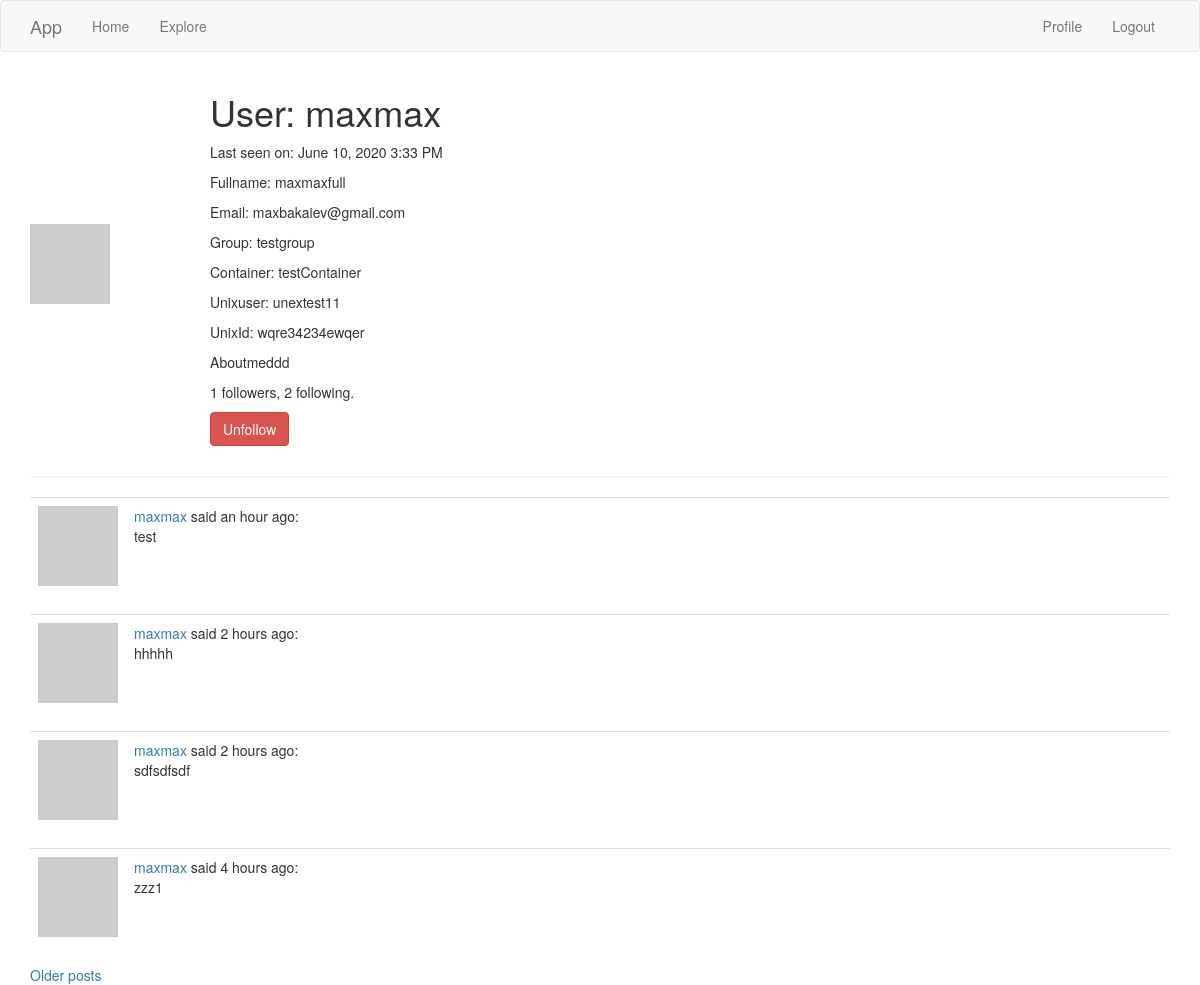
The app's page /user/maxmax (signed in) with its own data.
### app/models.py (models this page shows, shortened)
class User(UserMixin, db.Model):
    id = db.Column(db.Integer, primary_key=True)
    username = db.Column(db.String(64), index=True, unique=True)
    fullname = db.Column(db.String(120))
    email = db.Column(db.String(120), index=True, unique=True)
    password_hash = db.Column(db.String(128))
    posts = db.relationship('Post', backref='author', lazy='dynamic')
    about_me = db.Column(db.String(140))
    group = db.Column(db.String(120))
    unixuser = db.Column(db.String(120))
    unixid = db.Column(db.String(120))
    container = db.Column(db.String(120))
    last_seen = db.Column(db.DateTime, default=datetime.utcnow)
    followed = db.relationship(
        'User', secondary=followers,
        primaryjoin=(followers.c.follower_id == id),
        secondaryjoin=(followers.c.followed_id == id),
        backref=db.backref('followers', lazy='dynamic'), lazy='dynamic')
    def avatar(self, size):
        digest = md5(self.email.lower().encode('utf-8')).hexdigest()
        return 'https://www.gravatar.com/avatar/{}?d=identicon&s={}'.format(
            digest, size)
    def is_following(self, user):
        return self.followed.filter(
            followers.c.followed_id == user.id).count() > 0

class Post(db.Model):
    id = db.Column(db.Integer, primary_key=True)
    body = db.Column(db.String(140))
    timestamp = db.Column(db.DateTime, index=True, default=datetime.utcnow)
    user_id = db.Column(db.Integer, db.ForeignKey('user.id'))
    language = db.Column(db.String(5))

### app/main/routes.py (the view)
@bp.route('/user/<username>')
@login_required
def user(username):
    user = User.query.filter_by(username=username).first_or_404()
    page = request.args.get('page', 1, type=int)
    posts = user.posts.order_by(Post.timestamp.desc()).paginate(
        page, 4, False)
    next_url = url_for('main.user', username=user.username,
                       page=posts.next_num) if posts.has_next else None
    prev_url = url_for('main.user', username=user.username,
                       page=posts.prev_num) if posts.has_prev else None
    form = EmptyForm()
    return render_template('user.html', user=user, posts=posts.items,
                           next_url=next_url, prev_url=prev_url, form=form)

### app/main/forms.py
class EmptyForm(FlaskForm):
    submit = SubmitField('Submit')

### app/main/routes.py (called while the page is built)
@bp.before_app_request
def before_request():
    if current_user.is_authenticated:
        current_user.last_seen = datetime.utcnow()
        db.session.commit()
    g.locale = str(get_locale())

### app/models.py (called while the page is built)
@login.user_loader
def load_user(id):
    return User.query.get(int(id))

### app/templates/user.html (shortened to what this page needs)
{% extends "base.html" %}
{% block app_content %}
  <table>
      <tr>
          <td width="180px"><img src="{{ user.avatar(128) }}"></td>
          <td>
              <h1>User: {{ user.username }}</h1>
              {% if user.last_seen %}
              <p>Last seen on: {{ moment(user.last_seen).format('LLL') }}</p>
              {% endif %}
              {% if user.fullname %}<p>Fullname: {{ user.fullname }}</p>{% endif %}
              {% if user.email %}<p>Email: {{ user.email }}</p>{% endif %}
              {% if user.group %}<p>Group: {{ user.group }}</p>{% endif %}
              {% if user.container %}<p>Container: {{ user.container }}</p>{% endif %}
              {% if user.unixuser %}<p>Unixuser: {{ user.unixuser }}</p>{% endif %}
              {% if user.unixid %}<p>UnixId: {{ user.unixid }}</p>{% endif %}
              {% if user.about_me %}<p>{{ user.about_me }}</p>{% endif %}
              <p>{{ user.followers.count() }} followers, {{ user.followed.count() }} following.</p>
              {% if user == current_user %}
              <p><a href="{{ url_for('main.edit_profile') }}">{{ _('Edit your profile') }}</a></p>
              {% else %}
              <p>
                  <form action="{{ url_for('main.unfollow', username=user.username) }}" method="post">
                      {{ form.submit(value=_('Unfollow'), class_='btn btn-danger') }}
                  </form>
              </p>
              {% endif %}
          </td>
      </tr>
  </table>
  <hr>
  {% for post in posts %}
      {% include '_post.html' %}
  {% endfor %}
  {% if next_url %}
  <a href="{{ next_url }}">Older posts</a>
  {% endif %}
{% endblock %}

### app/templates/_post.html
<table class="table table-hover">
    <tr>
        <td width="70px">
            <a href="{{ url_for('user', username=post.author.username) }}">
                <img src="{{ post.author.avatar(70) }}" />
            </a>
        </td>
        <td>
            <a href="{{ url_for('user', username=post.author.username) }}">
                {{ post.author.username }}
            </a>
            said {{ moment(post.timestamp).fromNow() }}:
            <br>
            {{ post.body }}
        </td>
    </tr>
</table>

### records on screen
User: username "maxmax", last_seen "June 10, 2020 3:33 PM", fullname "maxmaxfull", email "maxbakaiev@gmail.com", group "testgroup", container "testContainer", unixuser "unextest11", unixid "wqre34234ewqer", about_me "Aboutmeddd"
Post: author.username "maxmax", timestamp "an hour ago", body "test"
Post: author.username "maxmax", timestamp "2 hours ago", body "hhhhh"
Post: author.username "maxmax", timestamp "2 hours ago", body "sdfsdfsdf"
Post: author.username "maxmax", timestamp "4 hours ago", body "zzz1"

### other values on screen
{{ user.followers.count() }} "1"
{{ user.followed.count() }} "2"
